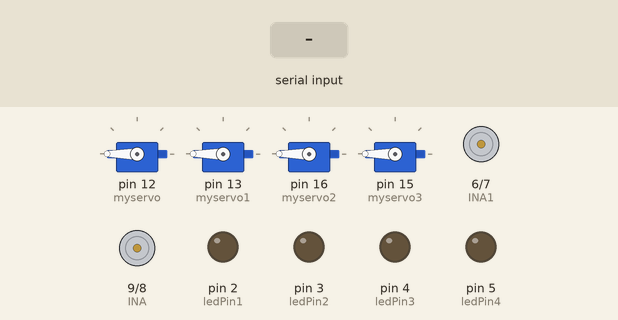
Recording of a sketch running on a simulated Arduino Uno, built with avr-gcc and run on an emulated ATmega328P. On the bench: 4 × servo, motor-driver pin pairs drawn as motors (green arrow = first pin HIGH = forward, orange = second pin HIGH = backward, longer = more drive), output pins drawn as LEDs (lit = HIGH). The test bench sets the inputs (shaded band).

Above: at 1.2 s.
1.3 s: "1" received over the second serial link
At 2.5 s:
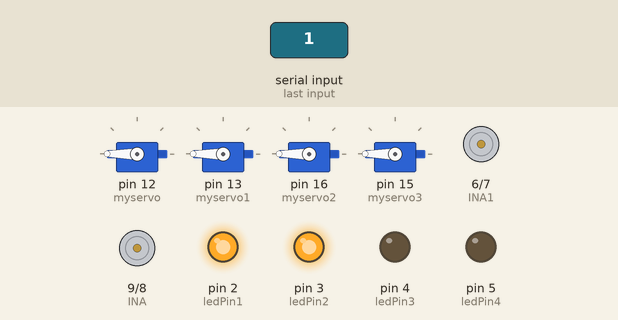
2.8 s: "3" received over the second serial link
At 3.9 s:
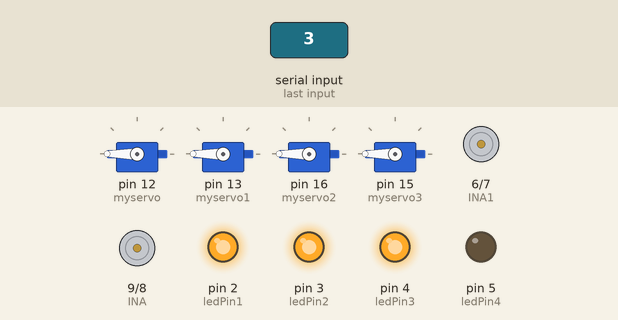
4.3 s: "2" received over the second serial link
At 5.0 s:
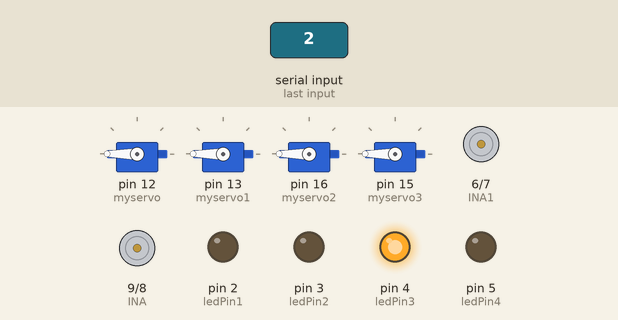
5.8 s: "5" received over the second serial link
At 6.2 s:
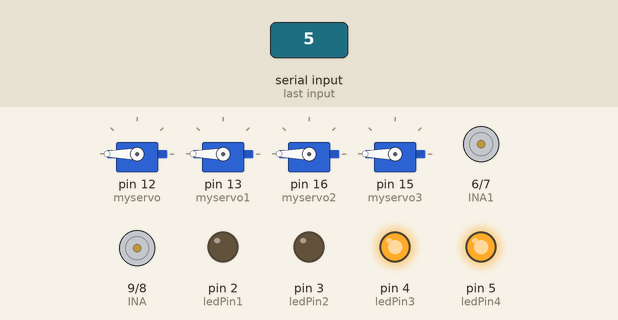
7.3 s: "4" received over the second serial link
At 8.5 s:
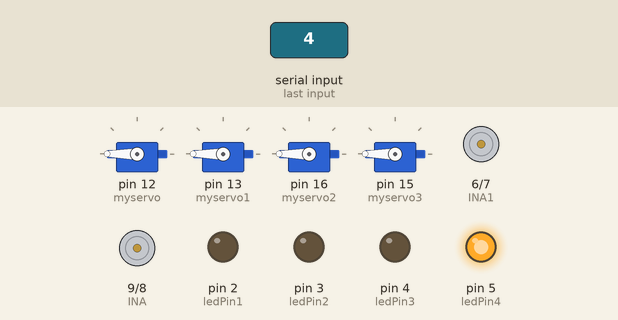
8.8 s: "7" received over the second serial link
At 9.6 s:
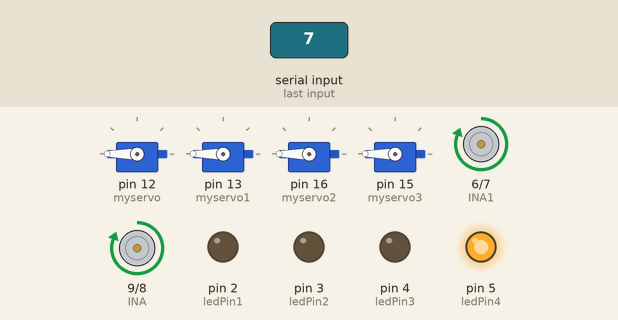
Timing chart, 0 to 11.3 s (numbered marks = the images above; inputs shaded):
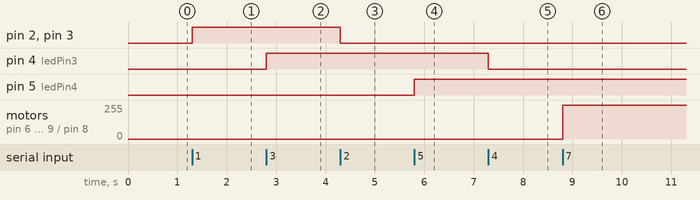

The sketch:

Aviation_model.ino
```cpp
#include "SoftwareSerial.h"
#include<Servo.h>

/* 정면, 좌측, 우측 외부 조명 */
int ledPin1 = 2;
int ledPin2 = 3;
int ledPin3 = 4;
int ledPin4 = 5;

/* 좌측, 우측 날개 */
int INA = 9;
int INB = 8;
int INA1 = 6;
int INB1 = 7;


int Tx = 11;
int Rx = 10;
SoftwareSerial BT(Tx, Rx);


Servo myservo;
Servo myservo1;
Servo myservo2;
Servo myservo3;


void setup()
{

  BT.begin(9600);

  pinMode(ledPin1, OUTPUT);
  pinMode(ledPin2, OUTPUT);
  pinMode(ledPin3, OUTPUT);
  pinMode(ledPin4, OUTPUT);

  pinMode(INA, OUTPUT);
  pinMode(INB, OUTPUT);
  pinMode(INA1, OUTPUT);
  pinMode(INB1, OUTPUT);

  myservo.attach(12);
  myservo1.attach(13);
  myservo2.attach(16);
  myservo3.attach(15);
  myservo.write(180);
  myservo1.write(180);
  myservo2.write(180);
  myservo3.write(180);
}


char master_input;

void loop()
{
  if (BT.available())
  {
    master_input = (BT.read());

    if (master_input == '1')
    {
      digitalWrite(ledPin1, HIGH);
      digitalWrite(ledPin2, HIGH);
    }
    if (master_input == '2')
    {
      digitalWrite(ledPin1, LOW);
      digitalWrite(ledPin2, LOW);
    }
    if (master_input == '3')
    {
      digitalWrite(ledPin3, HIGH);
    }
    if (master_input == '4')
    {
      digitalWrite(ledPin3, LOW);
    }
    if (master_input == '5')
    {
      digitalWrite(ledPin4, HIGH);
    }
    if (master_input == '6')
    {
      digitalWrite(ledPin4, LOW);
    }
    if (master_input == '7')
    {
      digitalWrite(INA, HIGH);
      digitalWrite(INB, LOW);
    }
    if (master_input == '8')
    {
      digitalWrite(INA, LOW);
      digitalWrite(INB, LOW);
    }
    if (master_input == '7')
    {
      digitalWrite(INA1, HIGH);
      digitalWrite(INB1, LOW);
    }
    if (master_input == '8')
    {
      digitalWrite(INA1, LOW);
      digitalWrite(INB1, LOW);
    }

    if (master_input == '9')
    {
      digitalWrite(INA1, LOW);
      digitalWrite(INB1, LOW);
    }

    if (master_input == 'b')
    {
      myservo.write(180);
      myservo1.write(0);
    }

    if (master_input == 'c')
    {
      myservo.write(90);
      myservo1.write(90);
    }


    if (master_input == 'd')
    {
      myservo.write(0);
      myservo1.write(180);
    }

    if (master_input == 'e')
    {
      myservo2.write(0);
    }

    if (master_input == 'f')
    {
      myservo2.write(90);
    }

    if (master_input == 'g')
    {
      myservo2.write(180);

    }


    if (master_input == 'h')
    {
      myservo3.write(135);
    }


    if (master_input == 'i')
    {
      myservo3.write(90);
    }


    if (master_input == 'j')
    {
      myservo3.write(45);
    }


  }
}
```

Measured:
- after the input at 1.3 s, pin 2 (ledPin1), pin 3 (ledPin2): LOW → HIGH at once
- after the input at 2.8 s, pin 4 (ledPin3): LOW → HIGH at once
- after the input at 4.3 s, pin 2 (ledPin1), pin 3 (ledPin2): HIGH → LOW at once
- after the input at 5.8 s, pin 5 (ledPin4): LOW → HIGH at once
- after the input at 7.3 s, pin 4 (ledPin3): HIGH → LOW at once
- after the input at 8.8 s, motor on pin 6 (INA1) / pin 7 (INB1), motor on pin 9 (INA) / pin 8 (INB): stopped → forward 255/255 at once
